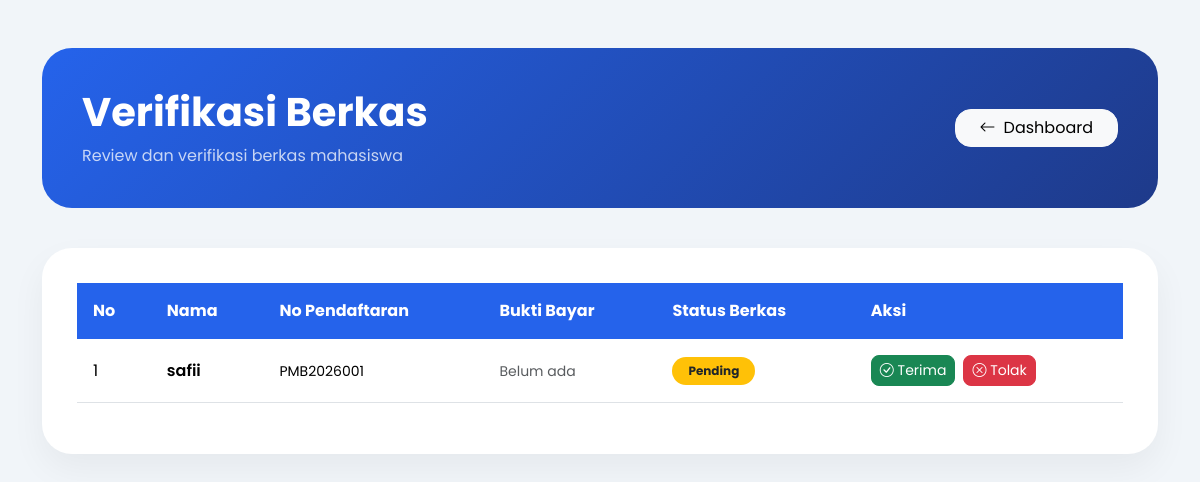
/admin/verifikasi.php, run on the app's committed database.
### tables this page shows
CREATE TABLE IF NOT EXISTS `mahasiswa` (
  `id` int(11) NOT NULL AUTO_INCREMENT,
  `nim` varchar(30) DEFAULT NULL,
  `nama_lengkap` varchar(100) DEFAULT NULL,
  `email` varchar(100) DEFAULT NULL,
  `no_hp` varchar(20) DEFAULT NULL,
  `asal_sekolah` varchar(100) DEFAULT NULL,
  `status_berkas` enum('Pending','Diterima','Ditolak') DEFAULT 'Pending',
  `status_ujian` enum('Belum','Lulus','Tidak Lulus') DEFAULT 'Belum',
  `status_pembayaran` enum('Belum Bayar','Menunggu','Lunas') DEFAULT 'Belum Bayar',
  `created_at` timestamp NOT NULL DEFAULT current_timestamp(),
  `password` varchar(255) DEFAULT NULL,
  `no_pendaftaran` varchar(50) DEFAULT NULL,
  PRIMARY KEY (`id`)
);

### admin/verifikasi.php (the view, shortened to what this page needs)
<?php
include '../config.php';
$data = mysqli_query($conn,"SELECT m.*, p.bukti_pembayaran, p.metode_pembayaran, p.status as status_bayar
    FROM mahasiswa m
    LEFT JOIN pembayaran p ON p.mahasiswa_id = m.id
    ORDER BY m.id DESC");
?>
<!DOCTYPE html>
<html lang="id">
<head>
    <link href="https://cdn.jsdelivr.net/npm/bootstrap@5.3.3/dist/css/bootstrap.min.css" rel="stylesheet">
    <link rel="stylesheet" href="https://cdn.jsdelivr.net/npm/bootstrap-icons@1.11.3/font/bootstrap-icons.min.css">
    <link rel="stylesheet" href="../assets/css/style.css">
</head>
<body>
<div class="container py-5">
    <div class="page-header">
        <div class="d-flex justify-content-between align-items-center flex-wrap gap-3">
            <div>
                <h1 class="fw-bold">Verifikasi Berkas</h1>
                <p class="mb-0 opacity-75">Review dan verifikasi berkas mahasiswa</p>
            </div>
            <a href="dashboard.php" class="btn btn-light rounded-4 px-4">
                <i class="bi bi-arrow-left me-2"></i>Dashboard
            </a>
        </div>
    </div>
    <div class="table-card">
        <div class="table-responsive">
            <table class="table table-hover align-middle">
                <thead>
                    <tr>
                        <th>No</th>
                        <th>Nama</th>
                        <th>No Pendaftaran</th>
                        <th>Bukti Bayar</th>
                        <th>Status Berkas</th>
                        <th>Aksi</th>
                    </tr>
                </thead>
                <tbody>
                <?php $no = 1; while($d = mysqli_fetch_assoc($data)): ?>
                <tr>
                    <td><?= $no++; ?></td>
                    <td class="fw-semibold"><?= htmlspecialchars($d['nama_lengkap']); ?></td>
                    <td><small><?= htmlspecialchars($d['no_pendaftaran'] ?? '-'); ?></small></td>
                    <td>
                        <?php if($d['bukti_pembayaran']): ?>
                        <a href="../uploads/dokumen/<?= $d['bukti_pembayaran']; ?>" target="_blank" class="btn btn-outline-primary btn-sm rounded-3">
                            <i class="bi bi-eye"></i> Lihat
                        </a>
                        <?php else: ?>
                        <span class="text-muted small">Belum ada</span>
                        <?php endif; ?>
                    </td>
                    <td>
                        <?php
                        $sb = $d['status_berkas'];
                        $badge = $sb == 'Diterima' ? 'success' : ($sb == 'Ditolak' ? 'danger' : 'warning text-dark');
                        ?>
                        <span class="badge bg-<?= $badge; ?> px-3 py-2 rounded-pill"><?= $sb; ?></span>
                    </td>
                    <td>
                        <?php if($d['status_berkas'] == 'Pending'): ?>
                        <form method="POST" class="d-flex gap-2">
                            <button name="aksi" value="terima" class="btn btn-success btn-sm rounded-3">
                                <i class="bi bi-check-circle"></i> Terima
                            </button>
                            <button name="aksi" value="tolak" class="btn btn-danger btn-sm rounded-3"
                                onclick="return confirm('Yakin tolak berkas ini?')">
                                <i class="bi bi-x-circle"></i> Tolak
                            </button>
                        </form>
                        <?php else: ?>
                        <span class="text-muted small">Sudah diproses</span>
                        <?php endif; ?>
                    </td>
                </tr>
                <?php endwhile; ?>
                </tbody>
            </table>
        </div>
    </div>
</div>
</body>
</html>

### assets/css/style.css (style rules this page uses)
* { margin: 0; padding: 0; box-sizing: border-box; }
body { font-family: 'Poppins', sans-serif; background: #f1f5f9; color: #0f172a; overflow-x: hidden; }

### admin/verifikasi.php (style rules this page uses)
body { background:#f1f5f9; }
.page-header { background: linear-gradient(135deg,#2563eb,#1e3a8a); border-radius:30px; padding:40px; color:white; margin-bottom:40px; }
.table-card { background:white; border-radius:30px; padding:35px; box-shadow:0 15px 35px rgba(0,0,0,0.05); }
.table thead th { background:#2563eb !important; color:white; border:none; padding:16px; }
.table td { padding:16px; vertical-align:middle; }

### data on the page
mahasiswa: nama_lengkap "safii", no_pendaftaran "PMB2026001", status_berkas "Pending"
